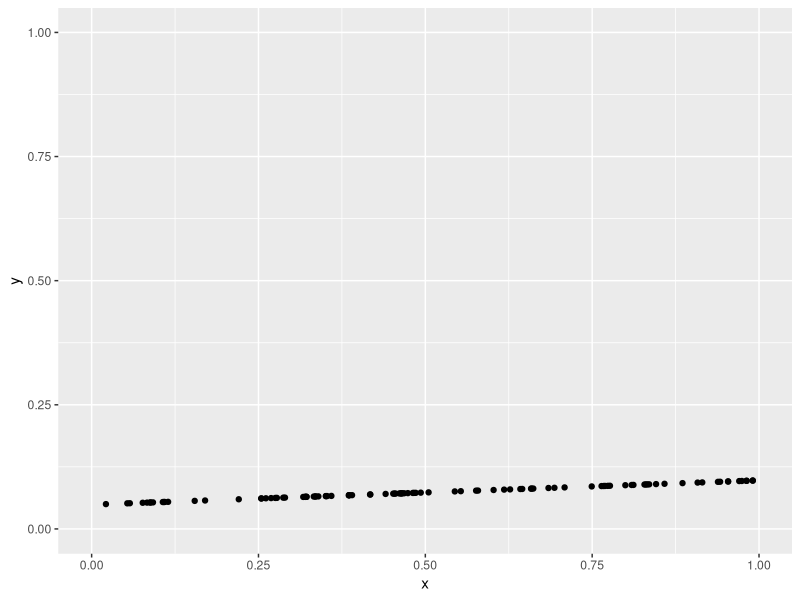
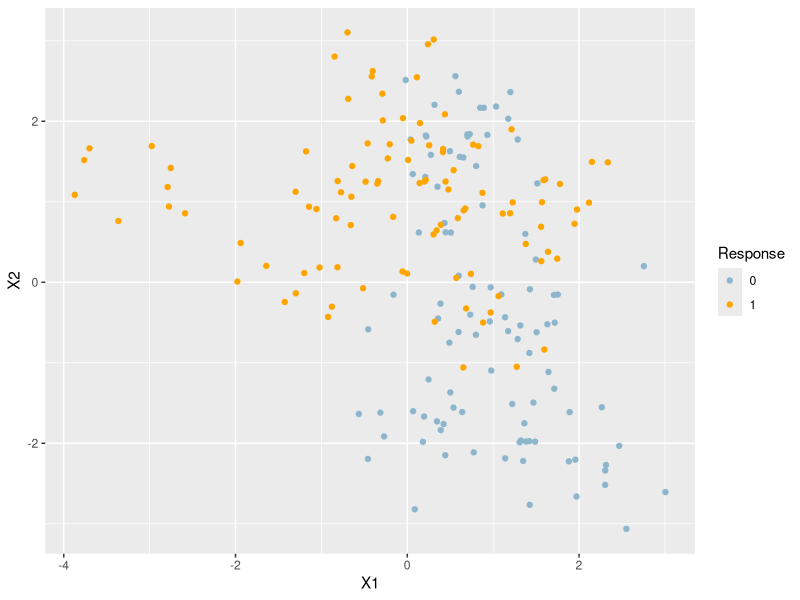

Source code (R) for these figures, in order: (Note: this script raises an error after producing the figures.)
#### Chapter 2: Overview of Supervised Learning Methods ####
library(ggplot2) # For plotting
library(MASS) # For the bivariate normal function

# The basic linear equation
equation_2.1 = function(x, beta, beta_null)
{
  y = beta_null + x * beta_null
  
  return(y)
}

# Testing the function
# Setting beta as a random number between 0 and 1
beta <- runif(1)

# Setting the intercept/bias to a random number between 0 and 1
beta_null <- runif(1)

# Randomly sampling 100 values between 0 and 1
x <- runif(100)

# Calling the function and plotting results
y <- equation_2.1(x, beta, beta_null)
qplot(x, y) +
  lims(x = c(0,1), y = c(0,1))

# Clearly this results in a line/linear relationship between x and y

# Defining a function to calculate beta
equation_2.6 <- function(x_mat, y)
{
  return(beta)
}

##### Sim 2.3.3 #####
simulation_2.3.3 <- function(n)
{
  I <- cbind(c(1,0), c(0,1))
  blue_means <- mvrnorm(n=10, mu=c(1,0), Sigma = I)
  orange_means <- mvrnorm(n=10, mu=c(0,1), Sigma = I)
  
  # Simulate blue classes
  blue_table <- data.frame(matrix(nrow = ceiling(n/2), ncol = 3))
  names(blue_table) <- c("y", "x1", "x2")
  blue_table$y <- 0
  for (i in 1:nrow(blue_table))
  {
    mk_rand = sample(1:10, 1)
    blue_table[i,2:3] <- mvrnorm(1, blue_means[mk_rand,], I/5)
  }
  
  # Simulate orange_classes
  orange_table <- data.frame(matrix(nrow = floor(n/2), ncol = 3))
  names(orange_table) <- c("y", "x1", "x2")
  orange_table$y <- 1
  for (i in 1:nrow(orange_table))
  {
    mk_rand = sample(1:10, 1)
    orange_table[i,2:3] <- mvrnorm(1, orange_means[mk_rand,], I/5)
  }
  
  sim_results <- rbind(blue_table, orange_table)
  return(sim_results)
}

example_simulation <- simulation_2.3.3(200)
qplot(example_simulation$x1, example_simulation$x2, color = as.factor(example_simulation$y)) +
  scale_color_manual(values = c('lightskyblue3', 'orange1')) +
  labs(x = "X1", y = "X2", color = "Response")

# Testing a multivariate normal with identity matrix vs just two independent normals
mv_X1 <- mvrnorm(n=5000, mu=c(1,0), Sigma = I)[,1]
n_X1 <- rnorm(5000, 1, 1)
results <- data.frame(c(mv_X1, n_X1))
names(results) <- "mean"
results$dist_type <- NA
results$dist_type[1:5000] <- "multivariate_norm"
results$dist_type[5001:10000] <- "norm"
ggplot(results, aes(x = mean)) +
  geom_histogram(data = subset(results, dist_type == "multivariate_norm"), fill = "red", alpha = 0.2) +
  geom_histogram(data = subset(results, dist_type == "norm"), fill = "blue", alpha = 0.2)

# Implementing least squares equation
equation_2.6 <- function(y_vect, x_mat)
{
  x_null <- rep(1, nrow(x_mat))
  x_mat_full <- as.matrix(cbind(x_null, x_mat))
  betas <- (t(x_mat_full) %*% x_mat_full)^-1 %*% t(x_mat_full) %*% y_vect
  beta_null <- (t(x_null) %*% x_null)^-1 %*% t(x_null) %*% y_vect
  return(betas)
}

predict_eq_2.6 <- function(x_mat, betas)
{
  x_mat_full <- as.matrix(cbind(rep(1, nrow(x_mat)), x_mat))
  
  preds <- x_mat_full %*% betas
  
  return(preds)
}

calc_line_fig2.1 <- function(betas, x_mat)
{
  x1_max <- max(x_mat[,1])
  x1_min <- min(x_mat[,1])
  
  x2_min <- (midpt - betas[1] - x1_min * betas[2]) / betas[3]
  x2_max <- (midpt - betas[1] - x1_max * betas[2]) / betas[3]
  
  boundary_pts <- data.frame(c(x1_min, x1_max), c(x2_min, x2_max))
  names(boundary_pts) <- c("x1", "x2")
  
  return(boundary_pts)
}
midpt <- min(preds) + ((max(preds) - min(preds)) / 2)

test_data <- simulation_2.3.3(200)
lin_model <- lm(y ~ x1 + x2, data = test_data)
lin_preds <- predict(lin_model, test_data[,2:3])
betas <- equation_2.6(test_data$y, as.matrix(test_data[,2:3]))
preds <- predict_eq_2.6(test_data[,2:3], betas)
preds_shift <- (preds + 0 - min(preds))
preds_adj <- preds / max(preds)

qplot(test_data$x1, test_data$x2, color = test_data$y)
qplot(test_data$x1, test_data$x2, color = lin_preds)
test <- x_mat_full %*% betas
